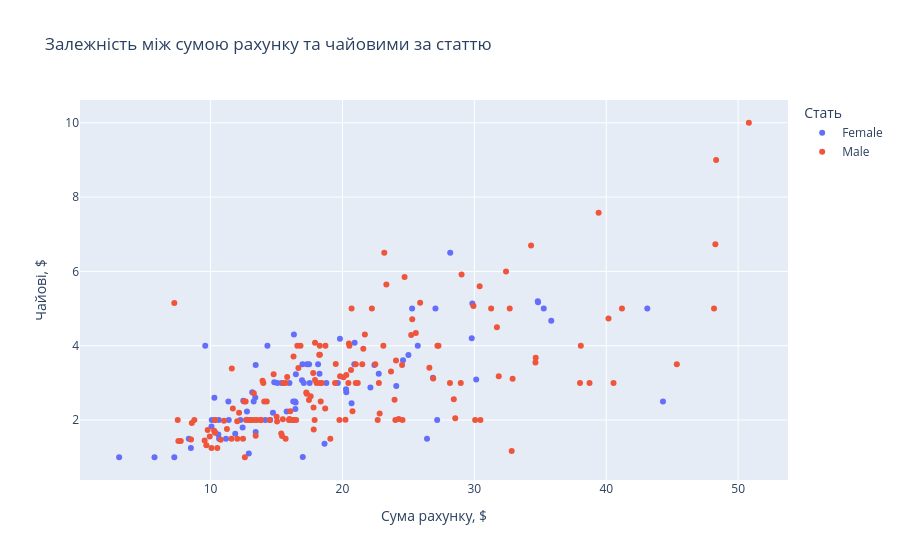

Write notebook code for a chart like this one.
### Markdown cell above
---

**5. Інтерактивна діаграма розсіювання**

Створіть з допомогою бібліотек Plotly інтерактивний scatter plot для `total_bill` vs `tip` з кольором за статтю (`sex`).

### Code cell
# Створення за допомогою бібліотек Plotly інтерактивної діаграми розсіювання (scatter plot)
# для колонок total_bill та tip набору даних Tips з кольором за статтю (sex)

# Імпорт бібліотек Plotly під скороченими псевдонімами
import plotly.express as px
import plotly.graph_objects as go

# Створення інтерактивної діаграми розсіювання для колонок total_bill та tip з кольором за статтю (sex)
fig = px.scatter(df, x = 'total_bill', y = 'tip', color = 'sex', title = 'Залежність між сумою рахунку та чайовими за статтю',
                labels = {'total_bill': 'Сума рахунку, $', 'tip': 'Чайові, $', 'sex': 'Стать'})

# Виведення графіка
fig.show()

### Figure 1 — Plotly figure (JSON) as saved in the notebook; plotly's stock layout.template omitted (floating-point values rounded to 4 significant figures; data arrays with more than 128 entries replaced by an {"elided": "..."} marker saying what was removed)
{"data": [{"hovertemplate": "Стать=Female<br>Сума рахунку, $=%{x}<br>Чайові, $=%{y}<extra></extra>", "legendgroup": "Female", "marker": {"color": "#636efa", "symbol": "circle"}, "mode": "markers", "name": "Female", "orientation": "v", "showlegend": true, "type": "scatter", "x": [16.99, 24.59, 35.26, 14.83, 10.33, 16.97, 20.29, 15.77, 19.65, 15.06, 20.69, 16.93, 10.29, 34.81, 26.41, 16.45, 3.07, 17.07, 26.86, 25.28, 14.73, 10.07, 34.83, 5.75, 16.32, 22.75, 11.35, 15.38, 44.3, 22.42, 20.92, 14.31, 7.25, 25.71, 17.31, 10.65, 12.43, 24.08, 13.42, 12.48, 29.8, 14.52, 11.38, 20.27, 11.17, 12.26, 18.26, 8.51, 10.33, 14.15, 13.16, 17.47, 27.05, 16.43, 8.35, 18.64, 11.87, 29.85, 25.0, 13.39, 16.21, 17.51, 10.59, 10.63, 9.6, 20.9, 18.15, 19.81, 43.11, 13.0, 12.74, 13.0, 16.4, 16.47, 12.76, 13.27, 28.17, 12.9, 30.14, 13.42, 15.98, 16.27, 10.09, 22.12, 35.83, 27.18, 18.78], "xaxis": "x", "y": [1.01, 3.61, 5.0, 3.02, 1.67, 3.5, 2.75, 2.23, 3.0, 3.0, 2.45, 3.07, 2.6, 5.2, 1.5, 2.47, 1.0, 3.0, 3.14, 5.0, 2.2, 1.83, 5.17, 1.0, 4.3, 3.25, 2.5, 3.0, 2.5, 3.48, 4.08, 4.0, 1.0, 4.0, 3.5, 1.5, 1.8, 2.92, 1.68, 2.52, 4.2, 2.0, 2.0, 2.83, 1.5, 2.0, 3.25, 1.25, 2.0, 2.0, 2.75, 3.5, 5.0, 2.3, 1.5, 1.36, 1.63, 5.14, 3.75, 2.61, 2.0, 3.0, 1.61, 2.0, 4.0, 3.5, 3.5, 4.19, 5.0, 2.0, 2.01, 2.0, 2.5, 3.23, 2.23, 2.5, 6.5, 1.1, 3.09, 3.48, 3.0, 2.5, 2.0, 2.88, 4.67, 2.0, 3.0], "yaxis": "y"}, {"hovertemplate": "Стать=Male<br>Сума рахунку, $=%{x}<br>Чайові, $=%{y}<extra></extra>", "legendgroup": "Male", "marker": {"color": "#EF553B", "symbol": "circle"}, "mode": "markers", "name": "Male", "orientation": "v", "showlegend": true, "type": "scatter", "x": {"elided": "157 float values"}, "xaxis": "x", "y": {"elided": "157 float values"}, "yaxis": "y"}], "layout": {"legend": {"title": {"text": "Стать"}, "tracegroupgap": 0}, "title": {"text": "Залежність між сумою рахунку та чайовими за статтю"}, "xaxis": {"anchor": "y", "domain": [0, 1], "title": {"text": "Сума рахунку, $"}}, "yaxis": {"anchor": "x", "domain": [0, 1], "title": {"text": "Чайові, $"}}}}
